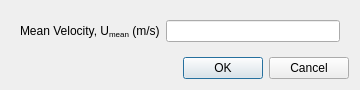
<?xml version="1.0" encoding="UTF-8"?>
<ui version="4.0">
 <class>OpenChannelOutletDialog</class>
 <widget class="QDialog" name="OpenChannelOutletDialog">
  <property name="geometry">
   <rect>
    <x>0</x>
    <y>0</y>
    <width>360</width>
    <height>88</height>
   </rect>
  </property>
  <property name="minimumSize">
   <size>
    <width>360</width>
    <height>0</height>
   </size>
  </property>
  <property name="windowTitle">
   <string>Open Channel Outlet Boundary Condition</string>
  </property>
  <layout class="QVBoxLayout" name="verticalLayout_2">
   <item>
    <widget class="QWidget" name="dialogContents" native="true">
     <layout class="QVBoxLayout" name="verticalLayout_4">
      <property name="leftMargin">
       <number>0</number>
      </property>
      <property name="topMargin">
       <number>0</number>
      </property>
      <property name="rightMargin">
       <number>0</number>
      </property>
      <property name="bottomMargin">
       <number>0</number>
      </property>
      <item>
       <widget class="QWidget" name="widget" native="true">
        <layout class="QFormLayout" name="formLayout">
         <item row="0" column="0">
          <widget class="QLabel" name="label">
           <property name="text">
            <string>Mean Velocity, U&lt;sub&gt;mean&lt;/sub&gt; (m/s)</string>
           </property>
          </widget>
         </item>
         <item row="0" column="1">
          <widget class="QLineEdit" name="meanVelocity"/>
         </item>
        </layout>
       </widget>
      </item>
     </layout>
    </widget>
   </item>
   <item>
    <widget class="QDialogButtonBox" name="buttonBox">
     <property name="orientation">
      <enum>Qt::Horizontal</enum>
     </property>
     <property name="standardButtons">
      <set>QDialogButtonBox::Cancel|QDialogButtonBox::Ok</set>
     </property>
    </widget>
   </item>
  </layout>
 </widget>
 <resources/>
 <connections>
  <connection>
   <sender>buttonBox</sender>
   <signal>accepted()</signal>
   <receiver>OpenChannelOutletDialog</receiver>
   <slot>accept()</slot>
   <hints>
    <hint type="sourcelabel">
     <x>248</x>
     <y>254</y>
    </hint>
    <hint type="destinationlabel">
     <x>157</x>
     <y>274</y>
    </hint>
   </hints>
  </connection>
  <connection>
   <sender>buttonBox</sender>
   <signal>rejected()</signal>
   <receiver>OpenChannelOutletDialog</receiver>
   <slot>reject()</slot>
   <hints>
    <hint type="sourcelabel">
     <x>316</x>
     <y>260</y>
    </hint>
    <hint type="destinationlabel">
     <x>286</x>
     <y>274</y>
    </hint>
   </hints>
  </connection>
 </connections>
</ui>
